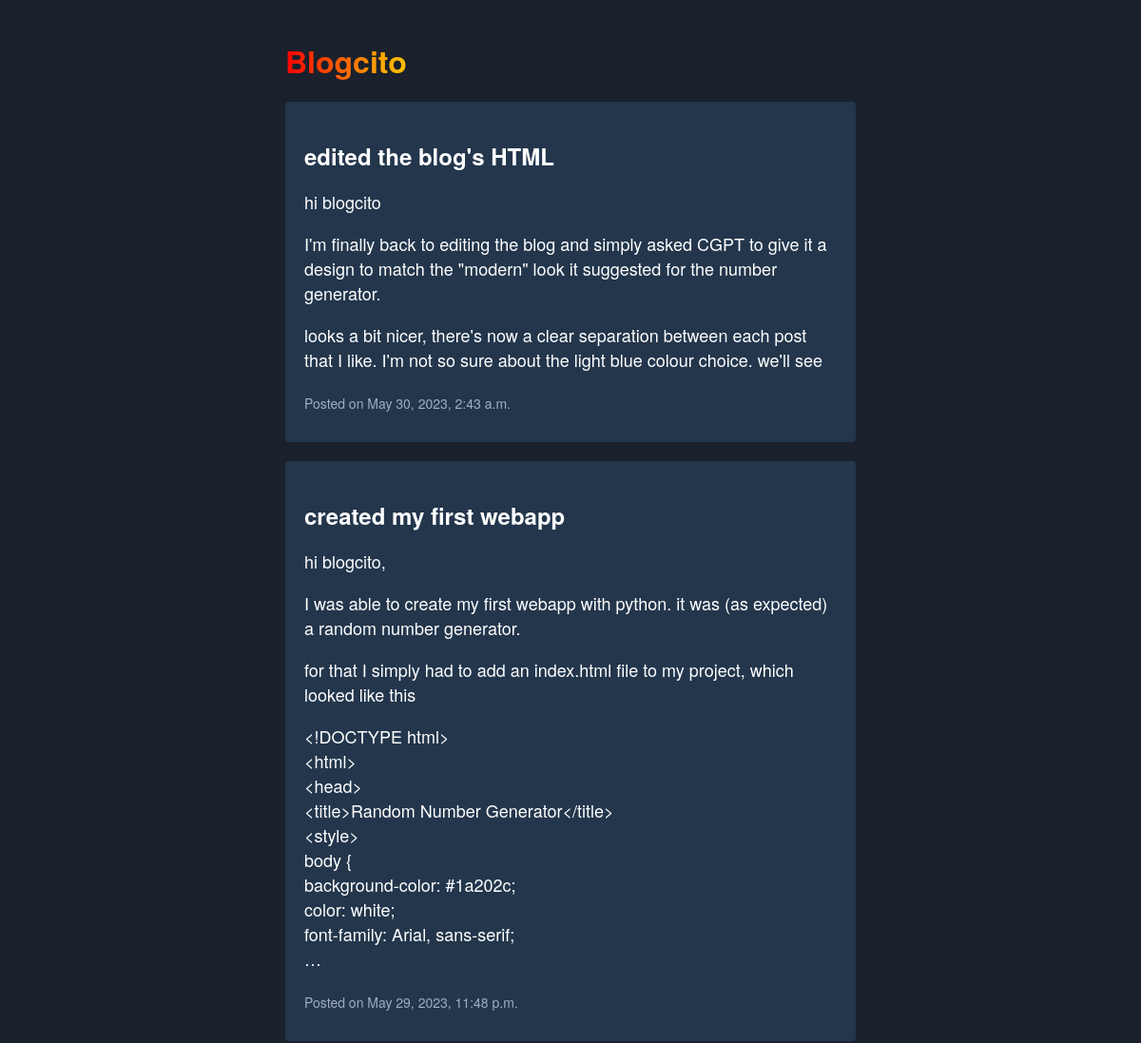
The app's page / (upper part), older data.
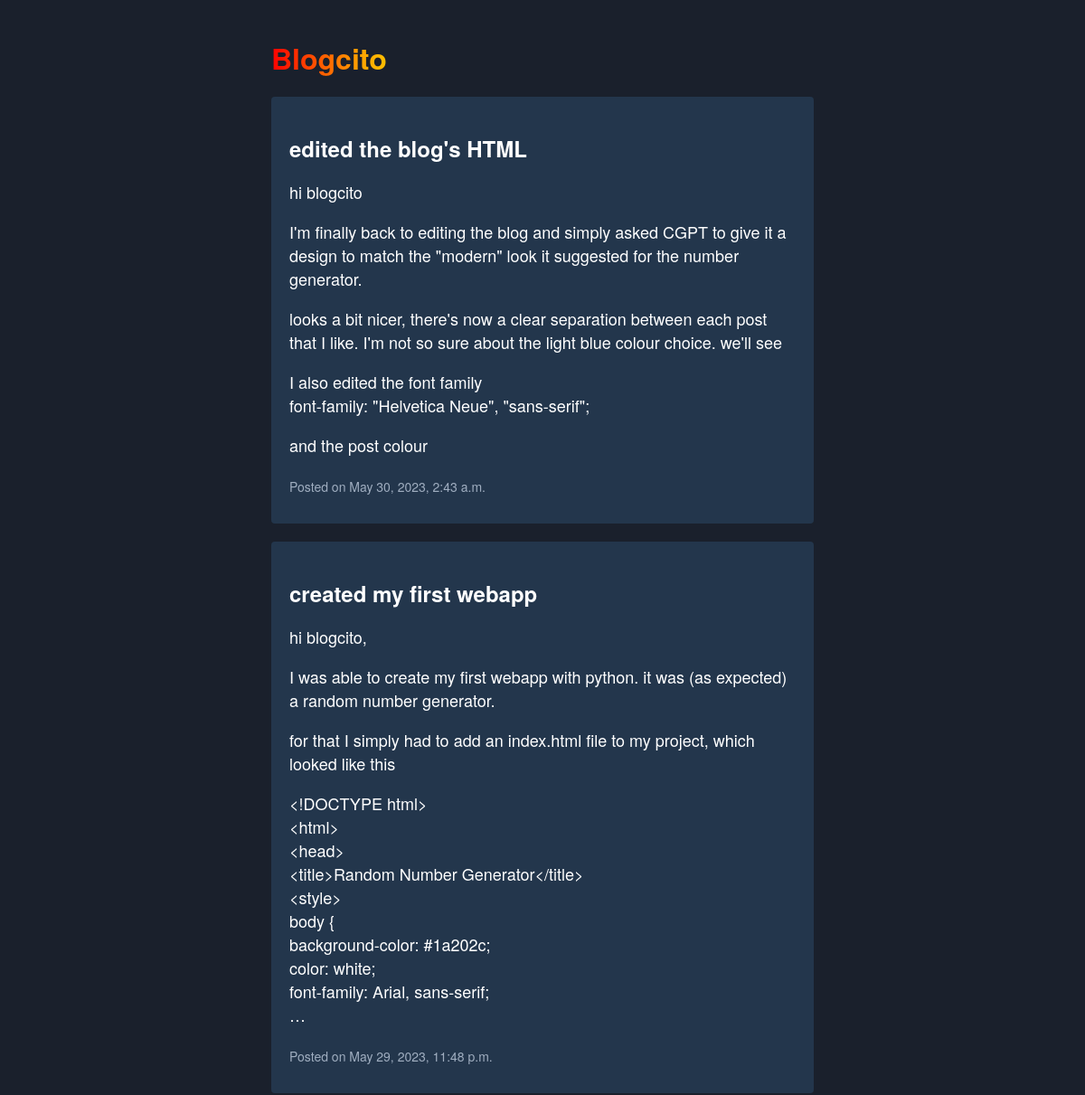
The same page, newer data.
### blog_application/models.py (models this page shows, shortened)
class BlogPost(models.Model):
    title = models.CharField(max_length=45)
    body = models.TextField()
    created_at = models.DateTimeField(auto_now_add=True)

### blog_application/views.py (the view)
# urls.py: path('', views.homePage, name="home"),
def homePage(request):
    posts = BlogPost.objects.all().order_by('-created_at')
    return render(request, 'homepage.html', {'posts': posts})

### blog_application/templates/homepage.html (shortened to what this page needs)
<!DOCTYPE html>
<html>
<head>
</head>
<body>
    <div class="container">
        <h1 style="background: repeating-linear-gradient(to right, red, orange, yellow, green, blue, indigo, violet);
               -webkit-background-clip: text;
               -webkit-text-fill-color: transparent;">
        Blogcito
        </h1>
        {% for post in posts %}
        <div class="post">
            <h2><a href="{% url 'blog_application:post_detail' post.id %}">{{ post.title }}</a></h2>
            <p>{{ post.body|linebreaks|truncatechars:500 }}</p>
            <p><small>Posted on {{ post.created_at }}</small></p>
        </div>
        {% empty %}
        <p>No posts yet.</p>
        {% endfor %}
    </div>
</body>
</html>

Row changes from the older to the newer data that the page shows:
changed BlogPost "edited the blog's HTML": body "…colour choice. we'll see" → "…colour choice. we'll see I also edited the font family font-family: \"Helvetica Neue\", \"sans-serif\"; and the post colour"
